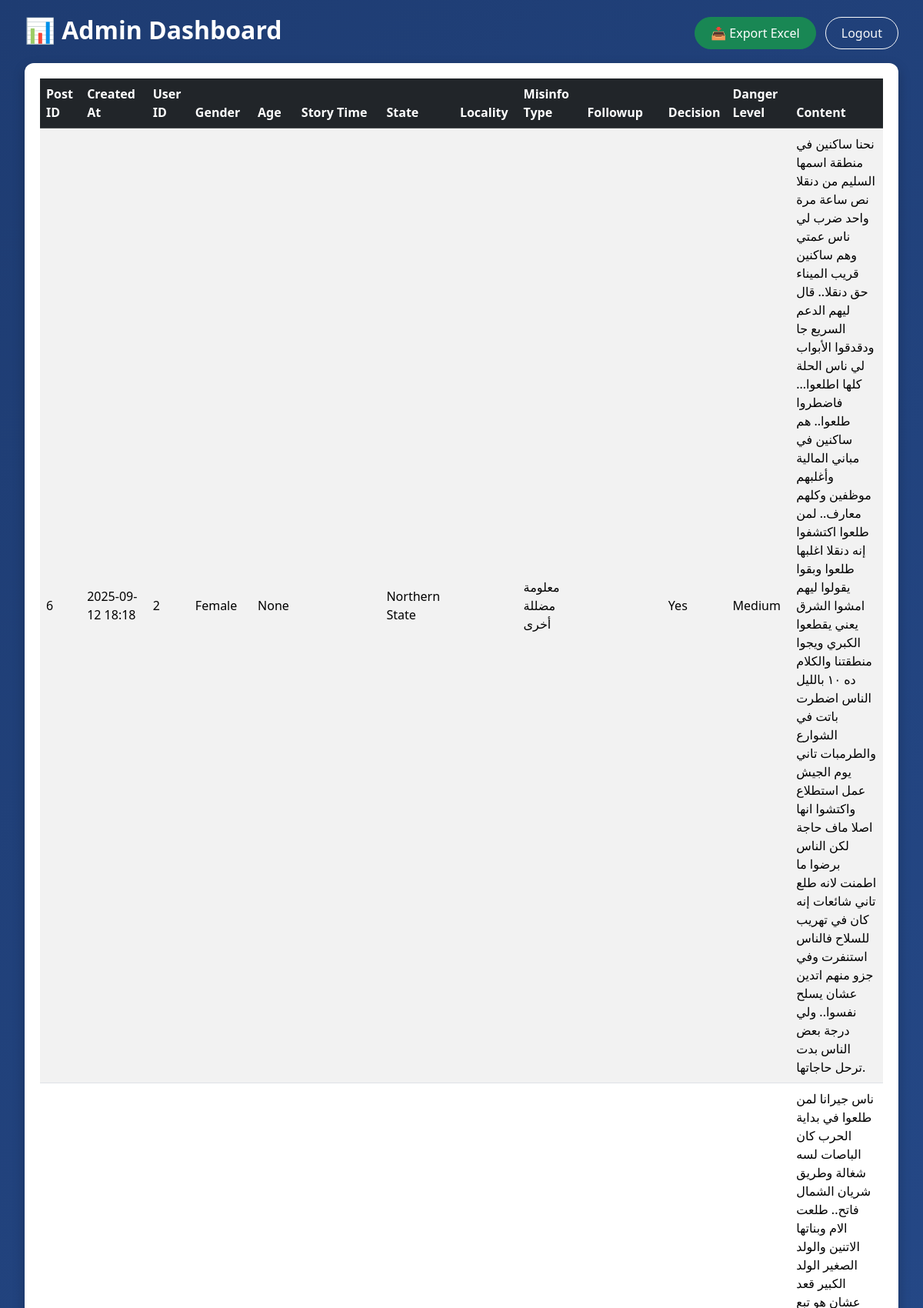
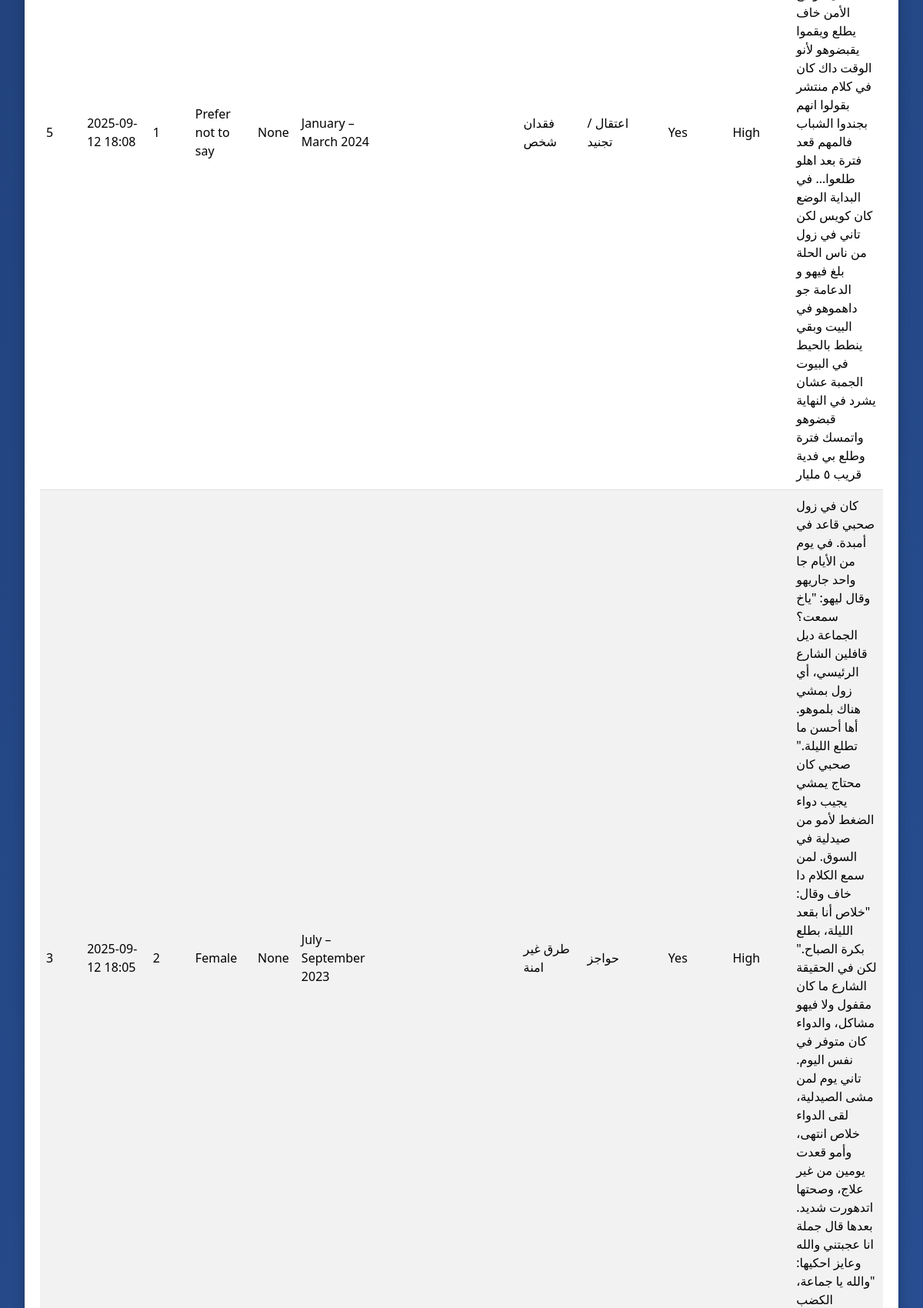
Screenshot of /admin/dashboard (signed in, upper part) with the database file from the repository (2 pictures, top to bottom).
### app/database.py (models this page shows)
class Post(db.Model):
    __tablename__ = 'Posts'
    id = db.Column(db.Integer, primary_key=True, autoincrement=True)
    created_at = db.Column(db.DateTime, default=datetime.utcnow, nullable=False)
    time = db.Column(db.String(100), nullable=False)
    user_id = db.Column(db.Integer, db.ForeignKey('Users.id'), nullable=False)
    user = db.relationship('User', back_populates='posts')
    state = db.Column(db.String(80), nullable=False)
    locality = db.Column(db.String(80), nullable=True)           # only for Khartoum/Gezira
    misinfo_type = db.Column(db.String(80), nullable=False)
    followup = db.Column(db.String(120), nullable=True)
    decision = db.Column(db.Boolean, default=False, nullable=False)  # did it lead to a decision?
    danger_level = db.Column(
        db.String(10),
        db.CheckConstraint("danger_level IN ('High','Medium','Low')"),
        nullable=False
    )
    content = db.Column(db.Text, nullable=False)
    media_items = db.relationship('Media', back_populates='post', cascade="all, delete-orphan")

class User(db.Model):
    __tablename__ = 'Users'
    id = db.Column(db.Integer, primary_key=True, autoincrement=True)
    username = db.Column(db.String(80), nullable=False, unique=True)
    email = db.Column(db.String(120), nullable=True, unique=True)
    password = db.Column(db.String(255), nullable=False)
    is_guest = db.Column(db.Boolean, nullable=False, default=False)
    age_group = db.Column(db.String(20), nullable=True)
    gender = db.Column(db.String(15), nullable=True)
    posts = db.relationship('Post', back_populates='user', cascade="all, delete-orphan")

### app/routes.py (the view)
@main.route('/admin/dashboard')
@admin_required
def admin_dashboard():
    lang = request.args.get('lang', 'ar')
    posts = Post.query.options(
        joinedload(Post.user),
        joinedload(Post.media_items)
    ).order_by(Post.created_at.desc(), Post.id.desc()).all()
    return render_template('admin_dashboard.html', lang=lang, posts=posts)

### app/routes.py (called while the page is built)
@main.app_context_processor
def inject_notifications():
    user_id = session.get("user_id")
    notifs = []
    unread_count = 0
    if user_id:
        notifs = Notification.query.filter_by(user_id=user_id).order_by(Notification.created_at.desc()).limit(5).all()
        unread_count = Notification.query.filter_by(user_id=user_id, is_read=False).count()
    return dict(notifications=notifs, unread_count=unread_count)

def admin_required(f):
    @wraps(f)
    def decorated(*args, **kwargs):
        if not session.get("admin_logged_in"):
            return redirect(url_for("main.admin_login"))
        return f(*args, **kwargs)
    return decorated

### app/templates/admin_dashboard.html (shortened to what this page needs)
<!DOCTYPE html>
<html lang="en">
<head>
  <link href="https://cdn.jsdelivr.net/npm/bootstrap@5.3.2/dist/css/bootstrap.min.css" rel="stylesheet">
</head>
<body>
  <div class="container-fluid">
    <div class="d-flex justify-content-between align-items-center mb-3">
      <h2 class="fw-bold">📊 Admin Dashboard</h2>
      <div>
        <a class="btn btn-success btn-custom me-2" href="{{ url_for('main.admin_export') }}">📥 Export Excel</a>
        <a class="btn btn-outline-light btn-custom" href="{{ url_for('main.admin_logout') }}">Logout</a>
      </div>
    </div>
    <div class="table-container table-responsive">
      <table class="table table-striped table-hover align-middle">
        <thead class="table-dark">
          <tr>
            <th>Post ID</th>
            <th>Created At</th>
            <th>User ID</th>
            <th>Gender</th>
            <th>Age</th>
            <th>Story Time</th>
            <th>State</th>
            <th>Locality</th>
            <th>Misinfo Type</th>
            <th>Followup</th>
            <th>Decision</th>
            <th>Danger Level</th>
            <th>Content</th>
          </tr>
        </thead>
        <tbody>
          {% for p in posts %}
            <tr>
              <td>{{ p.id }}</td>
              <td>{{ p.created_at.strftime('%Y-%m-%d %H:%M') if p.created_at }}</td>
              <td>{{ p.user_id }}</td>
              <td>{{ p.user.gender if p.user else '' }}</td>
              <td>{{ p.user.age_group if p.user else '' }}</td>
              <td>{{ p.time or '' }}</td>
              <td>{{ p.state }}</td>
              <td>{{ p.locality or '' }}</td>
              <td>{{ p.misinfo_type }}</td>
              <td>{{ p.followup or '' }}</td>
              <td>{{ 'Yes' if p.decision else 'No' }}</td>
              <td>{{ p.danger_level }}</td>
              <td style="max-width:400px; white-space:pre-wrap;">{{ p.content }}</td>
            </tr>
          {% endfor %}
        </tbody>
      </table>
    </div>
  </div>
</body>
</html>

### app/templates/admin_dashboard.html (style rules this page uses)
body { background: linear-gradient(135deg, #1e3c72, #2a5298); min-height: 100vh; font-family: "Segoe UI", sans-serif; padding: 20px; color: #fff; }
.table-container { background: #fff; color: #000; border-radius: 0.75rem; padding: 20px; box-shadow: 0 6px 15px rgba(0,0,0,0.25); }
.btn-custom { border-radius: 50px; padding: 8px 20px; }

### rows the page displays
Post: id "6", created_at "2025-09-12 18:18", user_id "2", user "Female", user "None", state "Northern State", misinfo_type "معلومة مضللة أخرى", decision "Yes", danger_level "Medium", content "نحنا ساكنين في منطقة اسمها السليم من دنقلا نص ساعة مرة واحد ضرب لي ناس عمتي وهم ساكنين قريب الميناء حق دنقلا.. قال ليهم الدعم السريع جا ودقدقوا الأبواب لي ناس الحلة كلها اطلعوا... فاضطروا طلعوا.. هم ساكنين في مباني المالية وأغلبهم موظفين وكلهم معارف.. لمن طلعوا اكتشفوا إنه دنقلا اغلبها طلعوا وبقوا يقولوا ليهم امشوا الشرق يعني يقطعوا الكبري ويجوا منطقتنا والكلام ده ١٠ بالليل الناس اضطرت باتت في الشوارع والطرمبات تاني يوم الجيش عمل استطلاع واكتشوا انها اصلا ماف حاجة لكن الناس برضوا ما اطمنت لانه طلع تاني شائعات إنه كان في تهريب للسلاح فالناس استنفرت وفي جزو منهم اتدين عشان يسلح نفسوا.. ولي درجة بعض الناس بدت ترحل حاجاتها."
Post: id "5", created_at "2025-09-12 18:08", user_id "1", user "Prefer not to say", user "None", time "January – March 2024", misinfo_type "فقدان شخص", followup "اعتقال / تجنيد", decision "Yes", danger_level "High", content "ناس جيرانا لمن طلعوا في بداية الحرب كان الباصات لسه شغالة وطريق شريان الشمال فاتح.. طلعت الام وبناتها الاتنين والولد الصغير الولد الكبير قعد عشان هو تبع الأمن خاف يطلع ويقموا يقبضوهو لأنو الوقت داك كان في كلام منتشر بقولوا انهم بجندوا الشباب فالمهم قعد فترة بعد اهلو طلعوا... في البداية الوضع كان كويس لكن تاني في زول من ناس الحلة بلغ فيهو و الدعامة جو داهموهو في البيت وبقي ينطط بالحيط في البيوت الجمبة عشان يشرد في النهاية قبضوهو واتمسك فترة وطلع بي فدية قريب ٥ مليار"
Post: id "3", created_at "2025-09-12 18:05", user_id "2", user "Female", user "None", time "July – September 2023", misinfo_type "طرق غير امنة", followup "حواجز", decision "Yes", danger_level "High"
